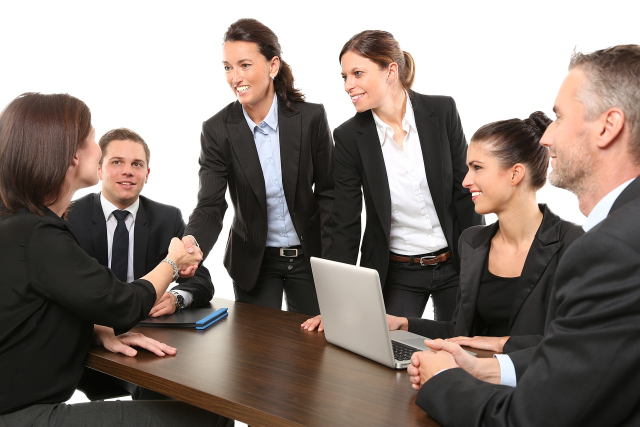
#> input picture 21_30/23.사진에_얼굴만_찾아_모자이크처리/샘플사진.jpg, 1280 x 853 px (shown at 1/2 size)
$ python main23-02.py
#> lines starting #> are read from the running program, lines starting #| are printed output that depends on the picture; after the words box and inside, x2 and y2 are one past the last pixel; in counts of white or black regions, pixels touching at a corner belong together
"""
사진 속 얼굴을 모자이크 처리하는 코드 만들기
"""

import numpy as no
import cv2

# 얼굴과 눈을 찾기 위한 OpenCV 알고리즘이 적용된 파일을 불러온다.
face_cascade = cv2.CascadeClassifier(cv2.data.haarcascades + 'haarcascade_frontalface_default.xml')
eye_cascade = cv2.CascadeClassifier(cv2.data.haarcascades + 'haarcascade_eye.xml')

# OpenCV에서 한글경로의 파일을 읽지 못해 numpy로 파일을 읽어온다.
ff = no.fromfile('21_30/23.사진에_얼굴만_찾아_모자이크처리/샘플사진.jpg', no.uint8)

# imdecode를 하여 numpy의 이미지 파일을 OpenCV 이미지로 불러온다.
img = cv2.imdecode(ff, cv2.IMREAD_UNCHANGED)
#> img is the input picture: shape (853, 1280, 3); mean B, G, R 118.4, 124.7, 135.6

# 이미지의 크기를 조절한다.
# fx, fy의 비율로 조절이 가능, 코드에서는 원래 비율을 사용
img = cv2.resize(img, dsize=(0, 0), fx=1.0, fy=1.0, interpolation=cv2.INTER_LINEAR)

# 이미지에서 얼굴을 찾기 위해 회색조 처리
gray = cv2.cvtColor(img, cv2.COLOR_BGR2GRAY)
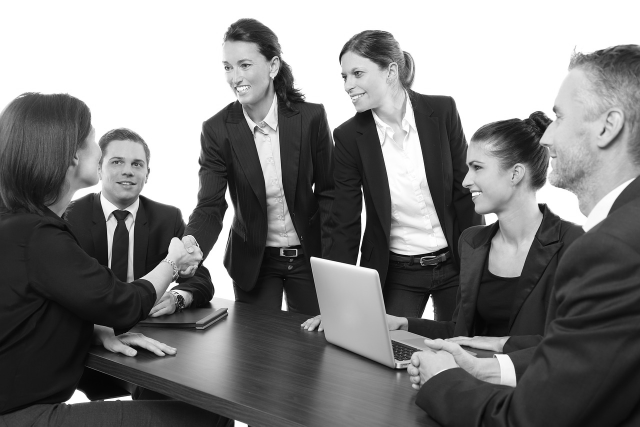
#> gray: shape (853, 1280) (shown at 1/2 size); min 0, max 255, mean 127.3

# 여러 개의 얼굴을 찾는다.
# 1.2는 ScaleFactor, 5는 minNeighbor을 나타낸다.
# ScaleFactor는 감도, minNeighbor은 최소 이격 거리
faces = face_cascade.detectMultiScale(gray, 1.2,5)
#> faces = [[662, 117, 88, 88], [423, 92, 104, 104], [200, 283, 107, 107]]

# 얼굴을 찾아 파란색으로 네모 표시를 한다.
for (x,y,w,h) in faces:
    # 탐지된 얼굴부분을 자른다.
    face_img = img[y:y+h, x:x+w]

    # 이미지를 축소한다.
    face_img = cv2.resize(face_img, dsize=(0, 0), fx=0.05, fy=0.05)

    # 이미지를 확대한다.
    face_img = cv2.resize(face_img, (w, h), interpolation=cv2.INTER_AREA)

    # 자른 이미지를 축소 확대한 이미지로 대체한다.
    img[y:y+h, x:x+w] = face_img
#> this loop made 3 passes
#> pass 1, `face_img = img[y:y+h, x:x+w]`:
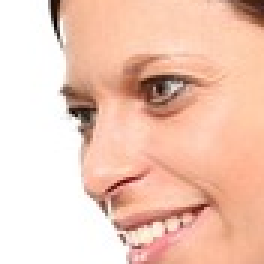
#> face_img: shape (88, 88, 3) (shown 3 times larger); mean B, G, R 183.8, 201.2, 239.5
#> pass 1, `face_img = cv2.resize(face_img, (w, h), interpolation=cv2.INTER_AREA)`:
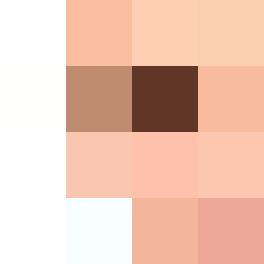
#> face_img: shape (88, 88, 3) (shown 3 times larger); mean B, G, R 183.1, 199.9, 237.2
#> pass 2, `face_img = img[y:y+h, x:x+w]`:
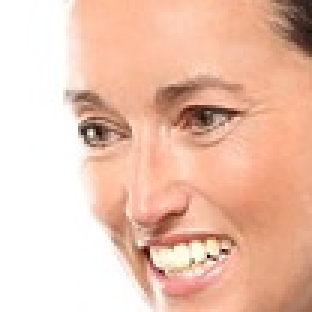
#> face_img: shape (104, 104, 3) (shown 3 times larger); mean B, G, R 176.6, 195.8, 236.3
#> pass 2, `face_img = cv2.resize(face_img, (w, h), interpolation=cv2.INTER_AREA)`:
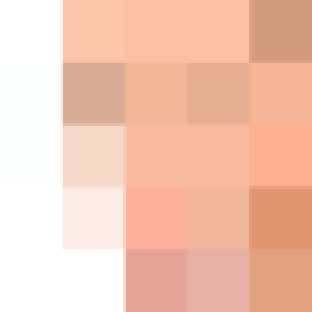
#> face_img: shape (104, 104, 3) (shown 3 times larger); mean B, G, R 180.6, 199.4, 243
#> after the loop:
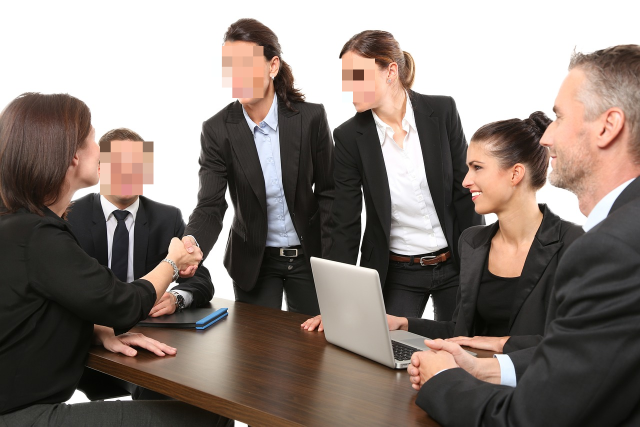
#> img: shape (853, 1280, 3) (shown at 1/2 size); 2.48% of pixels changed, all inside (x1, y1, x2, y2) = (200, 92, 750, 390)

cv2.imshow('face find', img)
cv2.waitKey(0)
cv2.destroyAllWindows()
